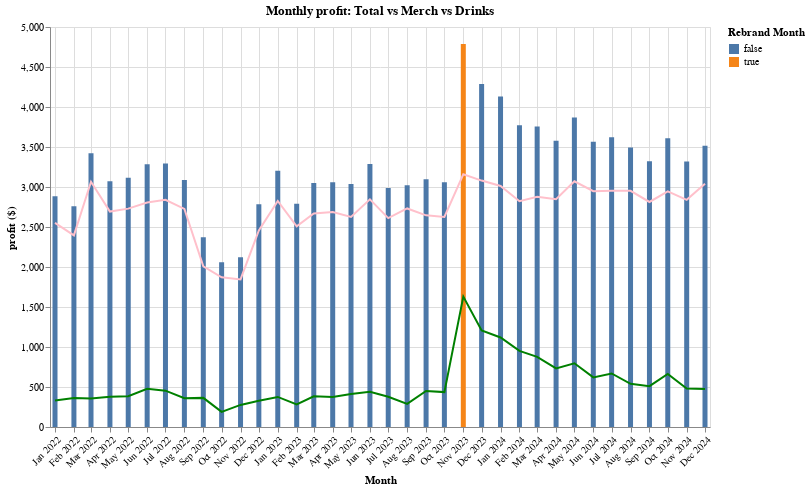

Write notebook code for a chart like this one.
### Code cell
# combine everything and add a title
final_plot = (total_profit_plot + merch_profit_plot + drinks_profit_plot).properties(
    title='Monthly profit: Total vs Merch vs Drinks',
    width=660,
    height=400
)

final_plot

### Figure 1 — Vega specification as saved in the notebook (floating-point values rounded to 4 significant figures)
{"$schema": "https://vega.github.io/schema/vega/v5.json", "data": [{"name": "source_1", "values": [{"month_ts": "2022-01-01T00:00:00.000", "profit": 332.0}, {"month_ts": "2022-02-01T00:00:00.000", "profit": 363.0}, {"month_ts": "2022-03-01T00:00:00.000", "profit": 356.0}, {"month_ts": "2022-04-01T00:00:00.000", "profit": 379.0}, {"month_ts": "2022-05-01T00:00:00.000", "profit": 385.0}, {"month_ts": "2022-06-01T00:00:00.000", "profit": 477.0}, {"month_ts": "2022-07-01T00:00:00.000", "profit": 454.0}, {"month_ts": "2022-08-01T00:00:00.000", "profit": 360.0}, {"month_ts": "2022-09-01T00:00:00.000", "profit": 364.0}, {"month_ts": "2022-10-01T00:00:00.000", "profit": 189.0}, {"month_ts": "2022-11-01T00:00:00.000", "profit": 276.0}, {"month_ts": "2022-12-01T00:00:00.000", "profit": 328.0}, {"month_ts": "2023-01-01T00:00:00.000", "profit": 376.0}, {"month_ts": "2023-02-01T00:00:00.000", "profit": 283.0}, {"month_ts": "2023-03-01T00:00:00.000", "profit": 383.0}, {"month_ts": "2023-04-01T00:00:00.000", "profit": 374.0}, {"month_ts": "2023-05-01T00:00:00.000", "profit": 413.0}, {"month_ts": "2023-06-01T00:00:00.000", "profit": 441.0}, {"month_ts": "2023-07-01T00:00:00.000", "profit": 378.0}, {"month_ts": "2023-08-01T00:00:00.000", "profit": 289.0}, {"month_ts": "2023-09-01T00:00:00.000", "profit": 451.0}, {"month_ts": "2023-10-01T00:00:00.000", "profit": 436.0}, {"month_ts": "2023-11-01T00:00:00.000", "profit": 1630.0}, {"month_ts": "2023-12-01T00:00:00.000", "profit": 1207.0}, {"month_ts": "2024-01-01T00:00:00.000", "profit": 1119.0}, {"month_ts": "2024-02-01T00:00:00.000", "profit": 951.0}, {"month_ts": "2024-03-01T00:00:00.000", "profit": 877.0}, {"month_ts": "2024-04-01T00:00:00.000", "profit": 732.0}, {"month_ts": "2024-05-01T00:00:00.000", "profit": 796.0}, {"month_ts": "2024-06-01T00:00:00.000", "profit": 620.0}, {"month_ts": "2024-07-01T00:00:00.000", "profit": 669.0}, {"month_ts": "2024-08-01T00:00:00.000", "profit": 540.0}, {"month_ts": "2024-09-01T00:00:00.000", "profit": 510.0}, {"month_ts": "2024-10-01T00:00:00.000", "profit": 662.0}, {"month_ts": "2024-11-01T00:00:00.000", "profit": 481.0}, {"month_ts": "2024-12-01T00:00:00.000", "profit": 475.0}], "transform": [{"type": "formula", "expr": "toDate(datum['month_ts'])", "as": "month_ts"}]}, {"name": "source_2", "values": [{"month_ts": "2022-01-01T00:00:00.000", "profit": 2552.0}, {"month_ts": "2022-02-01T00:00:00.000", "profit": 2395.0}, {"month_ts": "2022-03-01T00:00:00.000", "profit": 3065.0}, {"month_ts": "2022-04-01T00:00:00.000", "profit": 2693.0}, {"month_ts": "2022-05-01T00:00:00.000", "profit": 2730.0}, {"month_ts": "2022-06-01T00:00:00.000", "profit": 2807.0}, {"month_ts": "2022-07-01T00:00:00.000", "profit": 2840.0}, {"month_ts": "2022-08-01T00:00:00.000", "profit": 2726.0}, {"month_ts": "2022-09-01T00:00:00.000", "profit": 2009.0}, {"month_ts": "2022-10-01T00:00:00.000", "profit": 1871.0}, {"month_ts": "2022-11-01T00:00:00.000", "profit": 1845.0}, {"month_ts": "2022-12-01T00:00:00.000", "profit": 2457.0}, {"month_ts": "2023-01-01T00:00:00.000", "profit": 2826.0}, {"month_ts": "2023-02-01T00:00:00.000", "profit": 2509.0}, {"month_ts": "2023-03-01T00:00:00.000", "profit": 2668.0}, {"month_ts": "2023-04-01T00:00:00.000", "profit": 2687.0}, {"month_ts": "2023-05-01T00:00:00.000", "profit": 2626.0}, {"month_ts": "2023-06-01T00:00:00.000", "profit": 2845.0}, {"month_ts": "2023-07-01T00:00:00.000", "profit": 2611.0}, {"month_ts": "2023-08-01T00:00:00.000", "profit": 2732.0}, {"month_ts": "2023-09-01T00:00:00.000", "profit": 2646.0}, {"month_ts": "2023-10-01T00:00:00.000", "profit": 2625.0}, {"month_ts": "2023-11-01T00:00:00.000", "profit": 3158.0}, {"month_ts": "2023-12-01T00:00:00.000", "profit": 3080.0}, {"month_ts": "2024-01-01T00:00:00.000", "profit": 3013.0}, {"month_ts": "2024-02-01T00:00:00.000", "profit": 2822.0}, {"month_ts": "2024-03-01T00:00:00.000", "profit": 2878.0}, {"month_ts": "2024-04-01T00:00:00.000", "profit": 2847.0}, {"month_ts": "2024-05-01T00:00:00.000", "profit": 3072.0}, {"month_ts": "2024-06-01T00:00:00.000", "profit": 2947.0}, {"month_ts": "2024-07-01T00:00:00.000", "profit": 2954.0}, {"month_ts": "2024-08-01T00:00:00.000", "profit": 2953.0}, {"month_ts": "2024-09-01T00:00:00.000", "profit": 2813.0}, {"month_ts": "2024-10-01T00:00:00.000", "profit": 2946.0}, {"month_ts": "2024-11-01T00:00:00.000", "profit": 2839.0}, {"month_ts": "2024-12-01T00:00:00.000", "profit": 3041.0}], "transform": [{"type": "formula", "expr": "toDate(datum['month_ts'])", "as": "month_ts"}]}, {"name": "source_0", "values": [{"highlight_rebrand": false, "month_ts": "2022-01-01T00:00:00.000", "profit_end": 2884.0, "profit_start": 0.0}, {"highlight_rebrand": false, "month_ts": "2022-02-01T00:00:00.000", "profit_end": 2758.0, "profit_start": 0.0}, {"highlight_rebrand": false, "month_ts": "2022-03-01T00:00:00.000", "profit_end": 3421.0, "profit_start": 0.0}, {"highlight_rebrand": false, "month_ts": "2022-04-01T00:00:00.000", "profit_end": 3072.0, "profit_start": 0.0}, {"highlight_rebrand": false, "month_ts": "2022-05-01T00:00:00.000", "profit_end": 3115.0, "profit_start": 0.0}, {"highlight_rebrand": false, "month_ts": "2022-06-01T00:00:00.000", "profit_end": 3284.0, "profit_start": 0.0}, {"highlight_rebrand": false, "month_ts": "2022-07-01T00:00:00.000", "profit_end": 3294.0, "profit_start": 0.0}, {"highlight_rebrand": false, "month_ts": "2022-08-01T00:00:00.000", "profit_end": 3086.0, "profit_start": 0.0}, {"highlight_rebrand": false, "month_ts": "2022-09-01T00:00:00.000", "profit_end": 2373.0, "profit_start": 0.0}, {"highlight_rebrand": false, "month_ts": "2022-10-01T00:00:00.000", "profit_end": 2060.0, "profit_start": 0.0}, {"highlight_rebrand": false, "month_ts": "2022-11-01T00:00:00.000", "profit_end": 2121.0, "profit_start": 0.0}, {"highlight_rebrand": false, "month_ts": "2022-12-01T00:00:00.000", "profit_end": 2785.0, "profit_start": 0.0}, {"highlight_rebrand": false, "month_ts": "2023-01-01T00:00:00.000", "profit_end": 3202.0, "profit_start": 0.0}, {"highlight_rebrand": false, "month_ts": "2023-02-01T00:00:00.000", "profit_end": 2792.0, "profit_start": 0.0}, {"highlight_rebrand": false, "month_ts": "2023-03-01T00:00:00.000", "profit_end": 3051.0, "profit_start": 0.0}, {"highlight_rebrand": false, "month_ts": "2023-04-01T00:00:00.000", "profit_end": 3061.0, "profit_start": 0.0}, {"highlight_rebrand": false, "month_ts": "2023-05-01T00:00:00.000", "profit_end": 3039.0, "profit_start": 0.0}, {"highlight_rebrand": false, "month_ts": "2023-06-01T00:00:00.000", "profit_end": 3286.0, "profit_start": 0.0}, {"highlight_rebrand": false, "month_ts": "2023-07-01T00:00:00.000", "profit_end": 2989.0, "profit_start": 0.0}, {"highlight_rebrand": false, "month_ts": "2023-08-01T00:00:00.000", "profit_end": 3021.0, "profit_start": 0.0}, {"highlight_rebrand": false, "month_ts": "2023-09-01T00:00:00.000", "profit_end": 3097.0, "profit_start": 0.0}, {"highlight_rebrand": false, "month_ts": "2023-10-01T00:00:00.000", "profit_end": 3061.0, "profit_start": 0.0}, {"highlight_rebrand": true, "month_ts": "2023-11-01T00:00:00.000", "profit_end": 4788.0, "profit_start": 0.0}, {"highlight_rebrand": false, "month_ts": "2023-12-01T00:00:00.000", "profit_end": 4287.0, "profit_start": 0.0}, {"highlight_rebrand": false, "month_ts": "2024-01-01T00:00:00.000", "profit_end": 4132.0, "profit_start": 0.0}, {"highlight_rebrand": false, "month_ts": "2024-02-01T00:00:00.000", "profit_end": 3773.0, "profit_start": 0.0}, {"highlight_rebrand": false, "month_ts": "2024-03-01T00:00:00.000", "profit_end": 3755.0, "profit_start": 0.0}, {"highlight_rebrand": false, "month_ts": "2024-04-01T00:00:00.000", "profit_end": 3579.0, "profit_start": 0.0}, {"highlight_rebrand": false, "month_ts": "2024-05-01T00:00:00.000", "profit_end": 3868.0, "profit_start": 0.0}, {"highlight_rebrand": false, "month_ts": "2024-06-01T00:00:00.000", "profit_end": 3567.0, "profit_start": 0.0}, {"highlight_rebrand": false, "month_ts": "2024-07-01T00:00:00.000", "profit_end": 3623.0, "profit_start": 0.0}, {"highlight_rebrand": false, "month_ts": "2024-08-01T00:00:00.000", "profit_end": 3493.0, "profit_start": 0.0}, {"highlight_rebrand": false, "month_ts": "2024-09-01T00:00:00.000", "profit_end": 3323.0, "profit_start": 0.0}, {"highlight_rebrand": false, "month_ts": "2024-10-01T00:00:00.000", "profit_end": 3608.0, "profit_start": 0.0}, {"highlight_rebrand": false, "month_ts": "2024-11-01T00:00:00.000", "profit_end": 3320.0, "profit_start": 0.0}, {"highlight_rebrand": false, "month_ts": "2024-12-01T00:00:00.000", "profit_end": 3516.0, "profit_start": 0.0}], "transform": [{"type": "formula", "expr": "toDate(datum['month_ts'])", "as": "month_ts"}]}, {"name": "source_0_color_domain_highlight_rebrand", "values": [{"highlight_rebrand": false}, {"highlight_rebrand": true}]}], "marks": [{"type": "rect", "name": "layer_0_marks", "from": {"data": "source_0"}, "encode": {"update": {"xc": {"field": "month_ts", "scale": "x"}, "y": {"field": "profit_end", "scale": "y"}, "fill": {"field": "highlight_rebrand", "scale": "color"}, "width": {"value": 5}, "y2": {"field": "profit_start", "scale": "y"}}}, "style": ["bar"]}, {"type": "line", "name": "layer_1_marks", "from": {"data": "source_1"}, "sort": {"field": "x"}, "encode": {"update": {"y": {"field": "profit", "scale": "y"}, "defined": {"signal": "isValid(datum[\"month_ts\"]) && isFinite(+datum[\"month_ts\"]) && isValid(datum[\"profit\"]) && isFinite(+datum[\"profit\"])"}, "stroke": {"value": "green"}, "x": {"field": "month_ts", "scale": "x"}}}, "style": ["line"]}, {"type": "line", "name": "layer_2_marks", "from": {"data": "source_2"}, "sort": {"field": "x"}, "encode": {"update": {"stroke": {"value": "pink"}, "x": {"field": "month_ts", "scale": "x"}, "defined": {"signal": "isValid(datum[\"month_ts\"]) && isFinite(+datum[\"month_ts\"]) && isValid(datum[\"profit\"]) && isFinite(+datum[\"profit\"])"}, "y": {"field": "profit", "scale": "y"}}}, "style": ["line"]}], "scales": [{"name": "x", "type": "time", "domain": {"fields": [{"data": "source_0", "field": "month_ts"}, {"data": "source_1", "field": "month_ts"}, {"data": "source_2", "field": "month_ts"}]}, "range": [0, {"signal": "width"}], "padding": 5}, {"name": "y", "type": "linear", "domain": {"fields": [{"data": "source_0", "field": "profit_start"}, {"data": "source_0", "field": "profit_end"}, {"data": "source_1", "field": "profit"}, {"data": "source_2", "field": "profit"}]}, "range": [{"signal": "height"}, 0], "nice": true, "zero": true}, {"name": "color", "type": "ordinal", "domain": {"data": "source_0_color_domain_highlight_rebrand", "field": "highlight_rebrand", "sort": true}, "range": "category"}], "axes": [{"scale": "x", "zindex": 0, "tickCount": "month", "orient": "bottom", "aria": false, "domain": false, "grid": true, "maxExtent": 0, "minExtent": 0, "ticks": false, "labels": false, "gridScale": "y"}, {"scale": "y", "labels": false, "minExtent": 0, "aria": false, "tickCount": {"signal": "ceil(height/40)"}, "domain": false, "gridScale": "x", "maxExtent": 0, "grid": true, "ticks": false, "orient": "left", "zindex": 0}, {"scale": "x", "labelOverlap": false, "grid": false, "tickCount": "month", "format": "%b %Y", "orient": "bottom", "title": "Month", "labelAlign": "right", "labelAngle": 315, "labelFlush": true, "zindex": 0, "labelBaseline": "top"}, {"scale": "y", "grid": false, "tickCount": {"signal": "ceil(height/40)"}, "title": "profit ($)", "labelOverlap": true, "zindex": 0, "orient": "left"}], "title": {"text": "Monthly profit: Total vs Merch vs Drinks", "frame": "group"}, "width": 660, "legends": [{"title": "Rebrand Month", "fill": "color", "symbolType": "square"}], "padding": 5, "style": "cell", "height": 400, "background": "white"}
